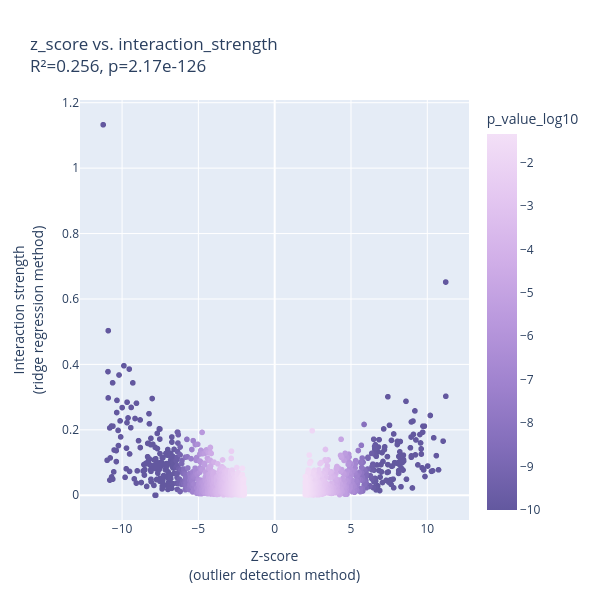

Here is the notebook cell this chart was saved with:
### Markdown cell above
### Compare to outlier detection vs. ridge regression method

### Code cell
ridge_df, model = vb.wtvariants_to_vep_linear_model(vep_df=vep_df) 

outlier_ridge_df = outlier_df.merge(ridge_df, 
                                          on=["wt_variant", "clinical_variant"], 
                                          how="inner")
outlier_ridge_df["wt_clinical_variant"] = outlier_ridge_df["wt_variant"] + ":" + outlier_ridge_df["clinical_variant"]
# outlier_interaction_df['is_sig'] = outlier_interaction_df["significant"] & (outlier_interaction_df["p_adjusted"] < 0.0001)
outlier_ridge_df["z_score_abs"] = outlier_ridge_df["z_score"].abs()
outlier_ridge_df["p_value_log10"] = np.log10(outlier_ridge_df["p_value"]+1e-10)

# sns.scatterplot(data=outlier_ridge_df, x="z_score", y="interaction_strength")

x_col = "z_score"
y_col = "interaction_strength"

import plotly.express as px
from scipy.stats import linregress
# Calculate linear regression stats
# Remove NaNs and infs for correlation
df_corr = outlier_ridge_df[[x_col, y_col]].replace([np.inf, -np.inf], np.nan).dropna()
slope, intercept, r_value, p_value, std_err = linregress(np.log10(df_corr[x_col].abs() + 1e-10), np.log10(df_corr[y_col].abs() + 1e-10))

r2 = r_value**2

fig = px.scatter(
    outlier_ridge_df, 
    x=x_col, 
    y=y_col, 
    color="p_value_log10",
    hover_data=["wt_variant", "clinical_variant"],
    color_continuous_scale="Purp_r",
    height=600, 
    width=600,
    # log_x=True, 
    # log_y=True,
    title=f"{x_col} vs. {y_col}<br>R²={r2:.3f}, p={p_value:.2e}",
    labels={
        x_col: "Z-score<br>(outlier detection method)",
        y_col: "Interaction strength<br>(ridge regression method)"
    }
)

fig.show()

### Figure 1 — Plotly figure (JSON) as saved in the notebook; plotly's stock layout.template omitted (floating-point values rounded to 4 significant figures; data arrays with more than 128 entries replaced by an {"elided": "..."} marker saying what was removed)
{"data": [{"customdata": {"elided": "1940x2 str values"}, "hovertemplate": "Z-score<br>(outlier detection method)=%{x}<br>Interaction strength<br>(ridge regression method)=%{y}<br>wt_variant=%{customdata[0]}<br>clinical_variant=%{customdata[1]}<br>p_value_log10=%{marker.color}<extra></extra>", "legendgroup": "", "marker": {"color": {"elided": "1940 float values"}, "coloraxis": "coloraxis", "symbol": "circle"}, "mode": "markers", "name": "", "showlegend": false, "type": "scattergl", "x": {"elided": "1940 float values"}, "xaxis": "x", "y": {"elided": "1940 float values"}, "yaxis": "y"}], "layout": {"coloraxis": {"colorbar": {"title": {"text": "p_value_log10"}}, "colorscale": [[0, "rgb(99, 88, 159)"], [0.1667, "rgb(130, 109, 186)"], [0.3333, "rgb(159, 130, 206)"], [0.5, "rgb(185, 152, 221)"], [0.6667, "rgb(209, 175, 232)"], [0.8333, "rgb(228, 199, 241)"], [1, "rgb(243, 224, 247)"]]}, "height": 600, "legend": {"tracegroupgap": 0}, "title": {"text": "z_score vs. interaction_strength<br>R²=0.256, p=2.17e-126"}, "width": 600, "xaxis": {"anchor": "y", "domain": [0, 1], "title": {"text": "Z-score<br>(outlier detection method)"}}, "yaxis": {"anchor": "x", "domain": [0, 1], "title": {"text": "Interaction strength<br>(ridge regression method)"}}}}
